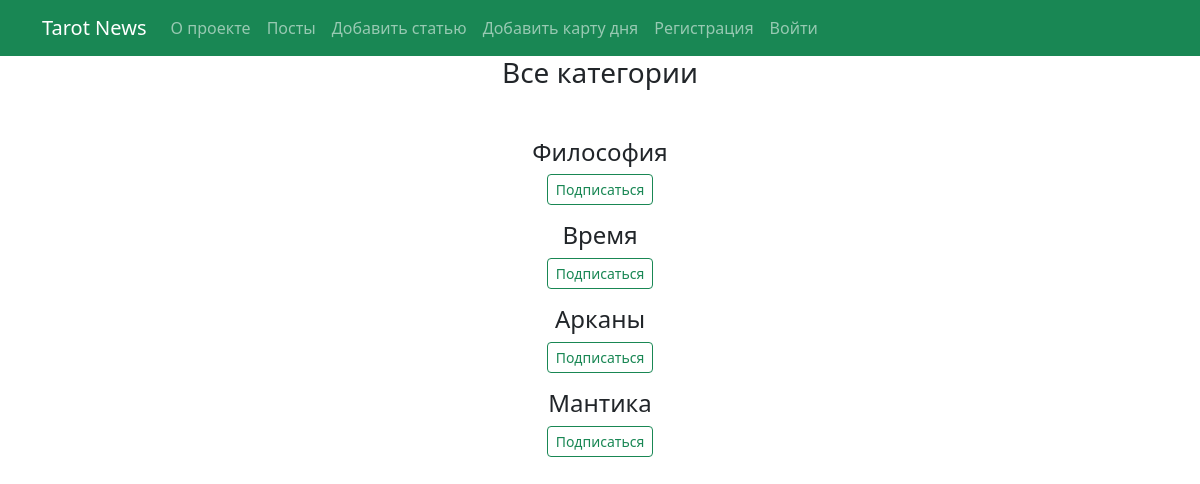
/post/category_list/, run on the app's committed database.
### portal/models.py (models this page shows, shortened)
class Category(models.Model):
    name = models.CharField(max_length=34, unique=True)
    subscribers = models.ManyToManyField(User, related_name='categories', blank=True)

### portal/views.py (the view)
# urls.py: path('category_list/', category_list, name='category_list'),
def category_list(request):
    categories = Category.objects.all()
    return render(request, 'category_list.html', {'categories': categories})

### templates/category_list.html (shortened to what this page needs)
{% extends 'flatpages/default.html' %}
{% load custom_filters %}
{% load custom_tags %}
{% block content %}
    <div class="container">
    <h3>Все категории</h3><br>
    {% if categories %}
    {% for category in categories %}
        <h4 class="mt-3">{{ category.name }}</h4>
        {% if not user in category.subscribers.all %}
        <a href="{% url 'subscribe' category.id %}" class="btn btn-outline-success btn-sm">Подписаться</a>
        {% endif %}
    {% endfor %}
{% endif %}
</div>
{% endblock content %}

### data on the page
Category: name "Философия", shows "Подписаться"
Category: name "Время", shows "Подписаться"
Category: name "Арканы", shows "Подписаться"
Category: name "Мантика", shows "Подписаться"
